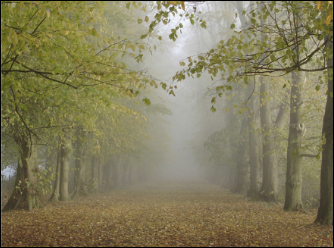
#> input picture fog-removal/fog_test_2.png, 334 x 248 px
$ python defog_pipeline.py   (older library calls are emulated)
#> lines starting #> are read from the running program, lines starting #| are printed output that depends on the picture
### fog-removal/dcp.py
import cv2
import math
import numpy as np


class DarkChannelPrior:
    def __init__(
        self,
        patch_size=15,
        omega=0.95,
        guided_filter_radius=60,
        guided_filter_eps=0.0001,
        t_min=0.1,
        atm_percentile=0.001,
    ):
        self.patch_size = patch_size
        self.omega = omega
        self.guided_filter_radius = guided_filter_radius
        self.guided_filter_eps = guided_filter_eps
        self.t_min = t_min
        self.atm_percentile = atm_percentile

    def dehaze(self, image):
        # 0) Normalize to [0, 1] - Math operations are faster on float32 than float64
        # and usually sufficient for image processing.
        normalized_img = image.astype(np.float32) / 255.0

        # 1) Find dark channel
        dark = self._compute_dark_channel(normalized_img)

        # 2) Find A (atmospheric light)
        A = self._compute_atmospheric_light(normalized_img, dark)

        # 3) Estimate transmission
        t_es = self._compute_transmission(normalized_img, A)

        # 4) Refine transmission (guided filtering)
        t = self._refine_transmission(image, t_es)

        # 5) Recover dehazed image
        recovered = self._recover_scene(normalized_img, t, A)

        # 6) Clip and convert back to uint8
        return np.clip(recovered * 255, 0, 255).astype(np.uint8)

    def _compute_dark_channel(self, image):
        # Optimization: np.min over axis 2 avoids creating r,g,b splits
        dc = np.min(image, axis=2)
        kernel = cv2.getStructuringElement(
            cv2.MORPH_RECT, (self.patch_size, self.patch_size)
        )
        return cv2.erode(dc, kernel)

    def _compute_atmospheric_light(self, image, dark):
        h, w = image.shape[:2]
        img_size = h * w
        num_pixels = int(max(math.floor(img_size * self.atm_percentile), 1))

        # Optimization: Flatten arrays
        dark_vec = dark.ravel()
        image_vec = image.reshape(img_size, 3)

        # Optimization: Use argpartition (O(N)) instead of argsort (O(N log N))
        # We only need the top K largest values, we don't care about their internal order.
        indices = np.argpartition(dark_vec, -num_pixels)[-num_pixels:]

        # Vectorized mean
        A = np.mean(image_vec[indices], axis=0)
        return A.reshape(1, 3)

    def _compute_transmission(self, image, A):
        # Optimization: Vectorized normalization
        # image is (H,W,3), A is (1,3). Broadcasting handles the division.
        img_normalized = image / A

        dark = self._compute_dark_channel(img_normalized)
        return 1 - self.omega * dark

    def _refine_transmission(self, image, t):
        # Optimization: Convert to float32 gray once
        gray = cv2.cvtColor(image, cv2.COLOR_BGR2GRAY).astype(np.float32) / 255.0

        # Guided filter (if you have opencv-contrib, use cv2.ximgproc.guidedFilter for max speed)
        # implementation below is the vectorized numpy version
        return self._guided_filter(
            gray, t, self.guided_filter_radius, self.guided_filter_eps
        )

    def _guided_filter(self, guide, src, radius, eps):
        # Box filter is fast (O(1) with integral images), but ensuring types match is key
        mean_I = cv2.boxFilter(guide, cv2.CV_32F, (radius, radius))
        mean_p = cv2.boxFilter(src, cv2.CV_32F, (radius, radius))
        mean_Ip = cv2.boxFilter(guide * src, cv2.CV_32F, (radius, radius))
        cov_Ip = mean_Ip - mean_I * mean_p

        mean_II = cv2.boxFilter(guide * guide, cv2.CV_32F, (radius, radius))
        var_I = mean_II - mean_I * mean_I

        a = cov_Ip / (var_I + eps)
        b = mean_p - a * mean_I

        mean_a = cv2.boxFilter(a, cv2.CV_32F, (radius, radius))
        mean_b = cv2.boxFilter(b, cv2.CV_32F, (radius, radius))

        return mean_a * guide + mean_b

    def _recover_scene(self, image, t, A):
        # Optimization: Vectorize the recovery formula
        # t is (H,W), needs to be (H,W,1) to broadcast against (H,W,3)
        t_bound = cv2.max(t, self.t_min)
        t_expanded = t_bound[:, :, np.newaxis]

        # Result = (I - A) / t + A
        return (image - A) / t_expanded + A

### fog-removal/defog_pipeline.py
import pywt
import cv2
import numpy as np

from dcp import DarkChannelPrior


class KimDefogPipeline:
    def __init__(
        self,
        fusion_weight=0.5,
        clahe_clip_limit=2.0,
        clahe_tile_grid_size=(10, 10),
        wavelet="db4",
        dwt_level=1,
        sharpening_factor=0.7,
        **dcp_kwargs
    ):
        """
        Args:
            fusion_weight (float): Weight for fusion (0.0 to 1.0).
            clahe_clip_limit (float): Threshold for CLAHE contrast limiting.
            clahe_tile_grid_size (tuple): Grid size for CLAHE.
            wavelet (str): Wavelet family (e.g., 'db4', 'haar').
            dwt_level (int): Number of decomposition levels for DWT.
            sharpening_factor (float): Scaling factor for sharpening.
            **dcp_kwargs: Arbitrary arguments passed to DarkChannelPrior
                          (e.g., radius, omega, etc.)
        """
        self.fusion_weight = fusion_weight
        self.clahe_clip_limit = clahe_clip_limit
        self.clahe_tile_grid_size = clahe_tile_grid_size
        self.wavelet = wavelet
        self.dwt_level = dwt_level
        self.sharpening_factor = sharpening_factor

        # Pass any extra arguments (like radius or method) to the DCP class
        self.dehazer = DarkChannelPrior(**dcp_kwargs)

    def dehaze(self, image, return_baseline=False):
        # 1) Apply DCP (Baseline)
        dehazed_img_baseline = self.dehazer.dehaze(image)

        # If we only want the baseline for ablation study, return it here
        if return_baseline:
            return dehazed_img_baseline

        # 2) Convert to HSV
        hsv_img = cv2.cvtColor(dehazed_img_baseline, cv2.COLOR_BGR2HSV)
        h, s, v = cv2.split(hsv_img)
        original_shape = v.shape

        # 3a) Apply CLAHE
        v_clahe = self.clahe(v)

        # 3b) Apply Multi-Level DWT
        v_dwt = self.dwt_multilevel(v)

        # Ensure shapes match after reconstruction
        v_dwt = v_dwt[: original_shape[0], : original_shape[1]]

        # 4) Fusion
        v_fused = self.fusion_weight * v_clahe + (1 - self.fusion_weight) * v_dwt
        v_fused = np.clip(v_fused, 0, 255).astype(np.uint8)

        # 5) Reconstruct
        fused_image = cv2.merge([h, s, v_fused])
        fused_image = cv2.cvtColor(fused_image, cv2.COLOR_HSV2BGR)

        return fused_image

    def clahe(self, v):
        clahe = cv2.createCLAHE(
            clipLimit=self.clahe_clip_limit, tileGridSize=self.clahe_tile_grid_size
        )
        return clahe.apply(v)

    def dwt_multilevel(self, v):
        coeffs = pywt.wavedec2(v, self.wavelet, level=self.dwt_level)
        cA = coeffs[0]
        details = coeffs[1:]

        cA_sharpened = self.laplacian_sharpening(cA)

        # Precompute threshold constant factor
        # sqrt(2 * log(N)) only depends on image size, not the specific wavelet band
        visu_shrink_factor = np.sqrt(2 * np.log(v.size))

        new_details = []
        for cH, cV, cD in details:
            sigma = np.median(np.abs(cD)) / 0.6745

            # Use precomputed factor
            threshold = sigma * visu_shrink_factor

            # pywt.threshold is already efficient C-code
            cH_den = pywt.threshold(cH, threshold, mode="soft")
            cV_den = pywt.threshold(cV, threshold, mode="soft")
            cD_den = pywt.threshold(cD, threshold, mode="soft")

            new_details.append((cH_den, cV_den, cD_den))

        new_coeffs = [cA_sharpened] + new_details
        v_rec = pywt.waverec2(new_coeffs, self.wavelet)

        return np.clip(v_rec, 0, 255).astype(np.uint8)

    def laplacian_sharpening(self, cA):
        cA_uint8 = np.clip(cA, 0, 255).astype(np.uint8)
        # Handle small cA sizes at deep levels
        ksize = 3
        if cA.shape[0] < 3 or cA.shape[1] < 3:
            # If decomposition is too deep, skip sharpening or use kernel size 1
            return cA

        laplacian = cv2.Laplacian(cA_uint8, cv2.CV_64F, ksize=ksize)
        cA_sharpened = cA.astype(np.float64) - self.sharpening_factor * laplacian
        return cA_sharpened


if __name__ == "__main__":
    # --- ABLATION STUDY EXAMPLES ---

    # 1. Baseline vs Hybrid
    pipeline = KimDefogPipeline()
    img = cv2.imread("fog_test_2.png")
#> img is the input picture: shape (248, 334, 3); mean B, G, R 92.2, 124.1, 130.3

    baseline = pipeline.dehaze(img, return_baseline=True)  # Just DCP
#> in _compute_dark_channel, `return cv2.erode(dc, kernel)`:
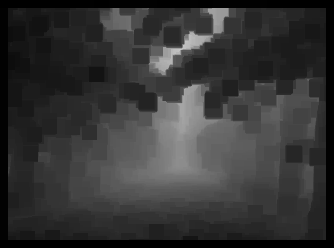
#> returned value: shape (248, 334) float32; min 0, max 0.78, mean 0.207
#> in _compute_atmospheric_light, `indices = np.argpartition(dark_vec, -num_pixels)[-num_pixels:]`: indices = 82 values, max 17877 at index 50, min 11879 at index 6, mean 15380
#> in _compute_atmospheric_light, `A = np.mean(image_vec[indices], axis=0)`: A = [0.852, 0.835, 0.832]
#> in dehaze, `A = self._compute_atmospheric_light(normalized_img, dark)`: A = [[0.852, 0.835, 0.832]]
    hybrid = pipeline.dehaze(img, return_baseline=False)  # Full Pipeline
#> call 2 of dehaze, with return_baseline = False
#> in dehaze (call 2), `hsv_img = cv2.cvtColor(dehazed_img_baseline, cv2.COLOR_BGR2HSV)`: hsv_img: shape (248, 334, 3); mean H, S, V 26.7, 127.6, 107.4
#> in clahe, `return clahe.apply(v)`:
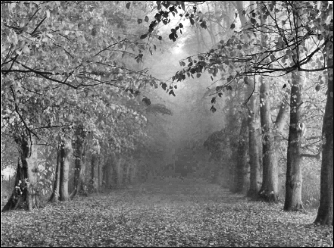
#> returned value: shape (248, 334); min 2, max 255, mean 120
#> in dwt_multilevel, `coeffs = pywt.wavedec2(v, self.wavelet, level=self.dwt_level)`: coeffs = 2 items
#> in dwt_multilevel, `cA = coeffs[0]`:
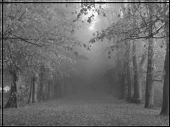
#> cA: shape (127, 170) float64; min -14.63, max 528.1, mean 213.2; drawn with min black and max white
#> in dwt_multilevel, `details = coeffs[1:]`: details = 1 item
#> in laplacian_sharpening, `laplacian = cv2.Laplacian(cA_uint8, cv2.CV_64F, ksize=ksize)`:
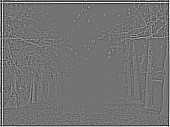
#> laplacian: shape (127, 170) float64; min -1688, max 2040, mean 10.1; drawn with min black and max white
#> in laplacian_sharpening, `cA_sharpened = cA.astype(np.float64) - self.sharpening_factor * laplac..`:
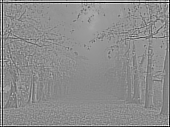
#> cA_sharpened: shape (127, 170) float64; min -1438.4, max 1543, mean 206.1; drawn with min black and max white
#> the loop in dwt_multilevel, `for cH, cV, cD in details:` made 1 pass
#> (sigma, threshold) on pass 1: (3.2, 15.23)
#> pass 1, in dwt_multilevel, `cD_den = pywt.threshold(cD, threshold, mode="soft")`:
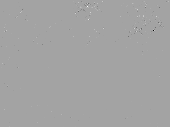
#> cD_den: shape (127, 170) float64; min -67.53, max 37.61, mean 0; drawn with min black and max white
#> in dwt_multilevel, `new_coeffs = [cA_sharpened] + new_details`: new_coeffs = 2 items
#> in dehaze (call 2), `fused_image = cv2.merge([h, s, v_fused])`: fused_image: shape (248, 334, 3); mean H, S, V 26.7, 127.6, 115.8
#> in dehaze (call 2), `fused_image = cv2.cvtColor(fused_image, cv2.COLOR_HSV2BGR)`:
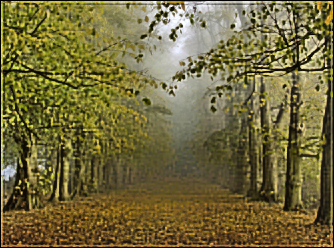
#> fused_image: shape (248, 334, 3); mean B, G, R 60.7, 106.1, 115.3

    # 2. Varying DWT Family and Levels
    pipeline_haar_lvl3 = KimDefogPipeline(wavelet="haar", dwt_level=3)

    # 3. Varying DCP Internals (Atmospheric light, radius)
    # This presumes your DarkChannelPrior __init__ accepts these args
    pipeline_custom_dcp = KimDefogPipeline(
        radius=30, omega=0.85  # passed to DCP  # passed to DCP
    )
#> (the run stopped early here; a loop or call above may not have finished)
